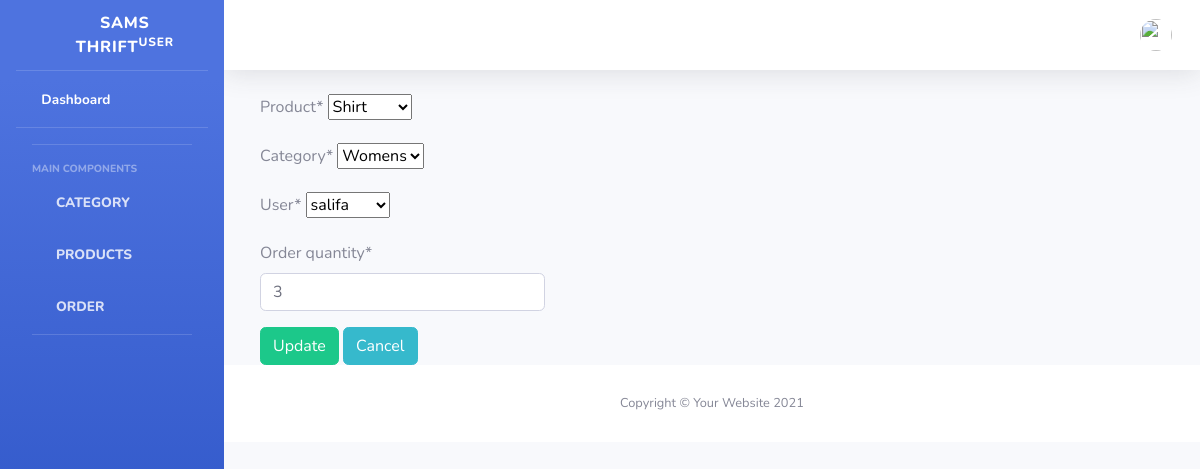
Page /order/update/11/ on the committed database.
### dashboard/models.py (models this page shows, shortened)
class Order(models.Model):
 product= models.ForeignKey(Product,on_delete=models.CASCADE)
 category=models.ForeignKey(Category,on_delete=models.CASCADE)
 user= models.ForeignKey(User,models.CASCADE,null=True)
 order_quantity=models.PositiveIntegerField()
 date=models.DateTimeField(auto_now_add=True)

### dashboard/views.py (the view)
# urls.py: path('order/update/<int:pk>/',views.order_update,name='dashboard-order-update'),
def order_update(request, pk):
    item = Order.objects.get(id=pk)
    if request.method == 'POST':
        form = OrderForm(request.POST, instance=item)
        if form.is_valid():
            form.save()
        return redirect('dashboard-order')
    else:
         form = OrderForm(instance=item)
    context = {
        'form' : form,
    }
    return render(request,'dashboard/order_update.html',context)

### dashboard/forms.py
class OrderForm(forms.ModelForm):
    class Meta:
        model = Order
        fields =['product','category','user','order_quantity']

### dashboard/models.py (called while the page is built)
    def __str__(self):
       return self.name

    def __str__(self):
       return self.name

### templates/dashboard/order_update.html (shortened to what this page needs)
{% include 'partials/header.html' %}
                <div class="content">
                <div class="container-fluid">
               {% load crispy_forms_tags %}
               <form method="POST" class="col-lg-4">
                {{ form|crispy }}
               <input class="btn btn-success" type="submit" value="Update">
                <a href="{% url 'dashboard-order' %}" class="btn btn-info">Cancel</a>
            </form>
                </div>
            </div>
            {% include 'partials/footer.html' %}

### rows in the picture
Order: product "Shirt", category "Womens", user "salifa", order_quantity "3"
